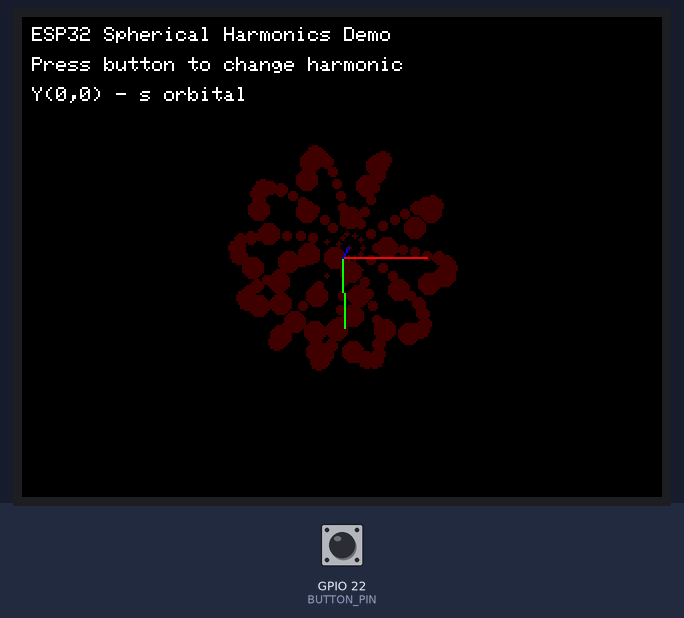
The sketch below on a simulated ESP32. Parts: 320×240 colour display. The test bench sets the inputs (shaded band); at power-on: GPIO 22 (BUTTON_PIN) HIGH.

Above: at 1.4 s.
1.5 s: GPIO 22 (BUTTON_PIN) pulled LOW for 0.15 s
At 2.13 s:
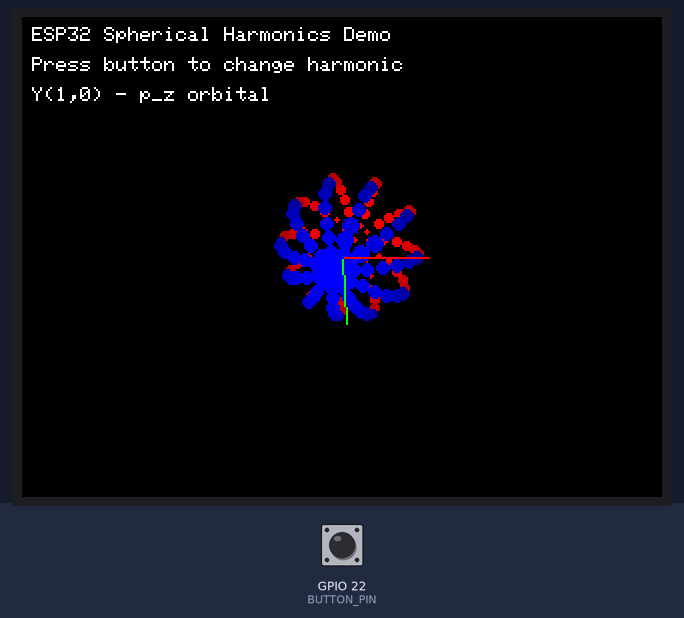
4.4 s: GPIO 22 (BUTTON_PIN) pulled LOW for 1 s
At 5.01 s:
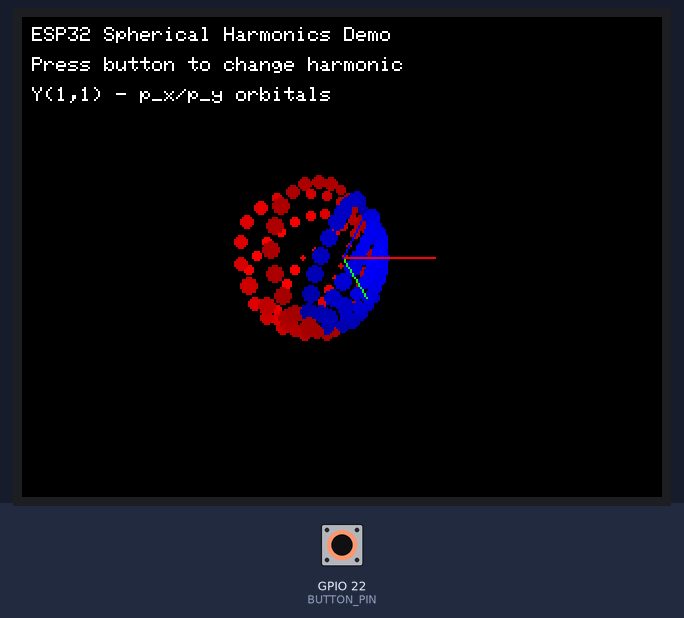
7.3 s: GPIO 22 (BUTTON_PIN) pulled LOW for 0.15 s
At 7.83 s:
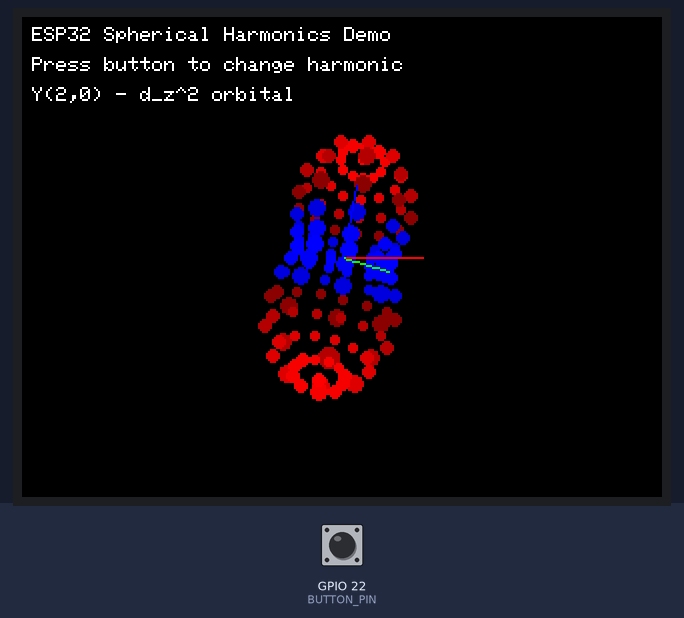
10.1 s: GPIO 22 (BUTTON_PIN) pulled LOW for 3.2 s
At 10.67 s:
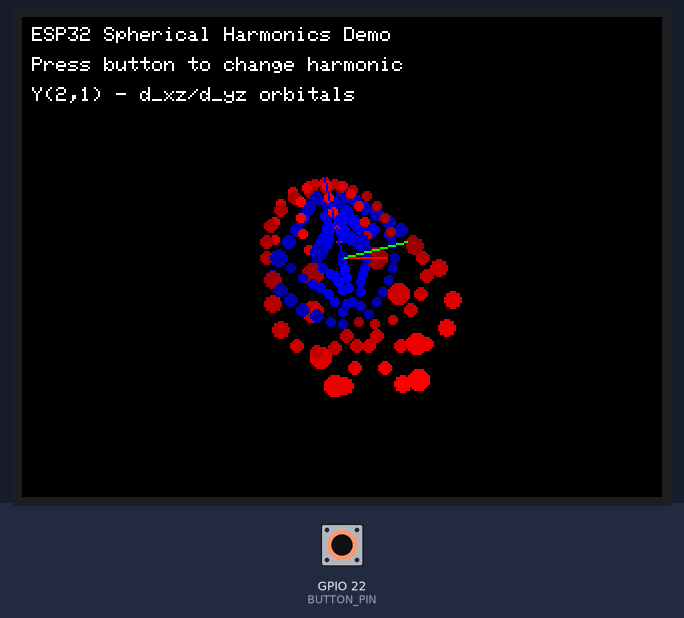
14.8 s: GPIO 22 (BUTTON_PIN) pulled LOW for 0.15 s
At 15.42 s:
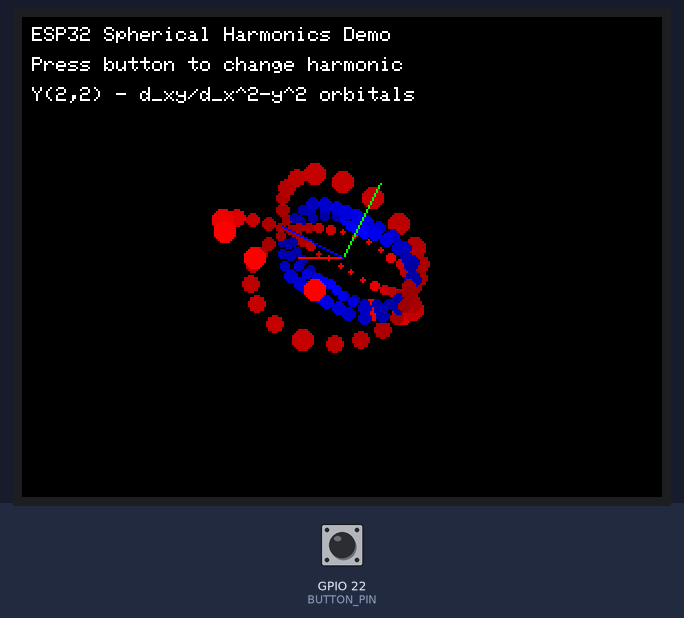
Timing chart, 0 to 17.8 s (numbered marks = the images above; inputs shaded):
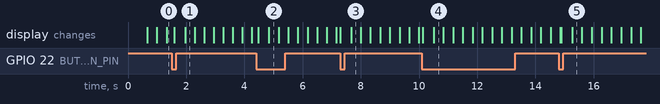

The sketch:

demo.ino
```cpp
/*
 * ESP32 Spherical Harmonics Visualization
 * For TFT_eSPI Library
 *
 * This demo visualizes different spherical harmonics and
 * spherical molecular orbitals (SMOs) on an ESP32 with TFT display.
 * The visualization rotates the 3D representation of spherical harmonics.
 */

#include <TFT_eSPI.h>
#include <SPI.h>
#include <math.h>

TFT_eSPI tft = TFT_eSPI();

// Screen dimensions
#define SCREEN_WIDTH tft.width()
#define SCREEN_HEIGHT tft.height()
#define SCREEN_CENTER_X (SCREEN_WIDTH / 2)
#define SCREEN_CENTER_Y (SCREEN_HEIGHT / 2)

// Color definitions
#define RED_COLOR TFT_RED
#define BLUE_COLOR TFT_BLUE
#define GREEN_COLOR TFT_GREEN
#define YELLOW_COLOR TFT_YELLOW
#define BLACK_COLOR TFT_BLACK
#define WHITE_COLOR TFT_WHITE
#define BACKGROUND_COLOR TFT_BLACK

// Spherical harmonics parameters
#define RADIUS 70
#define POINT_SPACING 3
#define ROTATION_SPEED 0.02
#define ZOOM_FACTOR 80.0

 const int numTheta = 15;  // memory limit
 const int numPhi = 12;

// To store point coordinates for visualization
struct Point3D {
  float x, y, z;
  float r; // Radius from origin
  float value; // Value of the spherical harmonic
};

// Current spherical harmonic type
int current_harmonic = 0;
int max_harmonics = 6;

// Rotation variables
float angle_x = 0.0;
float angle_y = 0.0;
float angle_z = 0.0;

// Button pin for changing harmonics
const int BUTTON_PIN = 22; // Change to your button pin
int lastButtonState = HIGH; // Assuming pull-up resistor
unsigned long lastDebounceTime = 0;
unsigned long debounceDelay = 100; // Debounce time in milliseconds

// Function prototypes
void drawSphericalHarmonic(int l, int m);
float sphericalHarmonic(int l, int m, float theta, float phi);
float associatedLegendre(int l, int m, float x);
float factorial(int n);

void setup() {
  Serial.begin(115200);

  // Initialize display
  tft.init();
  tft.setRotation(1); // Adjust as needed for your display
  tft.fillScreen(BACKGROUND_COLOR);

  // Setup button for changing harmonics
  pinMode(BUTTON_PIN, INPUT_PULLUP);

  // Display initial info
  tft.setTextColor(WHITE_COLOR, BACKGROUND_COLOR);
  tft.setTextSize(1);
  tft.setCursor(5, 5);
  tft.println("ESP32 Spherical Harmonics Demo");
  tft.setCursor(5, 20);
  tft.println("Press button to change harmonic");
}

void loop() {
  // Check button for changing harmonics
  int reading = digitalRead(BUTTON_PIN);
  if (reading != lastButtonState && millis() - lastDebounceTime > debounceDelay) {
    if (reading == LOW) { // Button pressed
      current_harmonic = (current_harmonic + 1) % max_harmonics;
      // Clear screen for new harmonic
      tft.fillRect(0, 35, SCREEN_WIDTH, SCREEN_HEIGHT - 35, BACKGROUND_COLOR);
    }
    lastDebounceTime = millis();
  }
  lastButtonState = reading;

  // Update rotation angles
  angle_x += ROTATION_SPEED;
  angle_y += ROTATION_SPEED * 0.7;

  // Clear previous drawing, but keep the header
  tft.fillRect(0, 35, SCREEN_WIDTH, SCREEN_HEIGHT - 35, BACKGROUND_COLOR);

  // Display current harmonic info
  tft.setCursor(5, 35);

  // Different harmonics and SMOs
  switch (current_harmonic) {
    case 0:
      tft.println("Y(0,0) - s orbital");
      drawSphericalHarmonic(0, 0);
      break;
    case 1:
      tft.println("Y(1,0) - p_z orbital");
      drawSphericalHarmonic(1, 0);
      break;
    case 2:
      tft.println("Y(1,1) - p_x/p_y orbitals");
      drawSphericalHarmonic(1, 1);
      break;
    case 3:
      tft.println("Y(2,0) - d_z^2 orbital");
      drawSphericalHarmonic(2, 0);
      break;
    case 4:
      tft.println("Y(2,1) - d_xz/d_yz orbitals");
      drawSphericalHarmonic(2, 1);
      break;
    case 5:
      tft.println("Y(2,2) - d_xy/d_x^2-y^2 orbitals");
      drawSphericalHarmonic(2, 2);
      break;
  }

  delay(30); // Control animation speed
}

// Calculate and draw the selected spherical harmonic
void drawSphericalHarmonic(int l, int m) {

  Point3D points[numTheta * numPhi];

  int idx = 0;
  float min_value = 1000.0;
  float max_value = -1000.0;

  // Calculate spherical harmonic values at various points on a sphere
  for (int i = 0; i < numTheta; i++) {
    float theta = M_PI * i / (numTheta - 1);
    for (int j = 0; j < numPhi; j++) {
      float phi = 2.0 * M_PI * j / (numPhi - 1);

      // Calculate spherical harmonic value
      float value = sphericalHarmonic(l, m, theta, phi);

      // Store the min/max values for normalization
      if (value < min_value) min_value = value;
      if (value > max_value) max_value = value;

      // Convert to cartesian coordinates
      // Scale the radius by the harmonic value (amplify for visualization)
      float r = RADIUS * (0.5 + 0.5 * value);
      float sin_theta = sin(theta);

      points[idx].x = r * sin_theta * cos(phi);
      points[idx].y = r * sin_theta * sin(phi);
      points[idx].z = r * cos(theta);
      points[idx].value = value;
      points[idx].r = r;

      idx++;
    }
  }

  // Normalize the values for color mapping
  float range = max_value - min_value;
  if (range < 0.001) range = 1.0; // Prevent division by zero

  // Draw the points
  for (int i = 0; i < numTheta * numPhi; i++) {
    // Apply rotation
    float x = points[i].x;
    float y = points[i].y;
    float z = points[i].z;

    // Rotate around X axis
    float y1 = y * cos(angle_x) - z * sin(angle_x);
    float z1 = y * sin(angle_x) + z * cos(angle_x);

    // Rotate around Y axis
    float x2 = x * cos(angle_y) + z1 * sin(angle_y);
    float z2 = -x * sin(angle_y) + z1 * cos(angle_y);

    // Project 3D to 2D with perspective
    float scale = ZOOM_FACTOR / (ZOOM_FACTOR + z2);
    int screen_x = SCREEN_CENTER_X + (int)(x2 * scale);
    int screen_y = SCREEN_CENTER_Y + (int)(y1 * scale);

    // Skip if outside screen
    if (screen_x < 0 || screen_x >= SCREEN_WIDTH || screen_y < 0 || screen_y >= SCREEN_HEIGHT)
      continue;

    // Determine color based on value (positive = RED, negative = BLUE)
    uint16_t color;
    float normalized_value = (points[i].value - min_value) / range;
    if (points[i].value >= 0) {
      // Positive values: RED with intensity based on value
      uint8_t intensity = 64 + (uint8_t)(normalized_value * (127+64));
      color = tft.color565(intensity, 0, 0);
    } else {
      // Negative values: BLUE with intensity based on value
      uint8_t intensity = 64 + (uint8_t)((1.0 - normalized_value) * (127+64));
      color = tft.color565(0, 0, intensity);
    }

    // Draw point
  //  Serial.println(scale);
    int radius = max(1, min(5, (int)(scale * 3.0)));
    tft.fillCircle(screen_x, screen_y, radius, color);
  }

  // Draw coordinate axes for reference
  int axis_length = 40;

  // X-axis (rotated)
  float x1 = axis_length;
  float y1 = 0;
  float z1 = 0;

  // Apply same rotation as points
  float y1_rot = y1 * cos(angle_x) - z1 * sin(angle_x);
  float z1_rot = y1 * sin(angle_x) + z1 * cos(angle_x);
  float x1_rot = x1 * cos(angle_y) + z1_rot * sin(angle_y);
  float z1_final = -x1 * sin(angle_y) + z1_rot * cos(angle_y);

  float scale = ZOOM_FACTOR / (ZOOM_FACTOR + z1_final);
  int x_end = SCREEN_CENTER_X + (int)(x1_rot * scale);
  int y_end = SCREEN_CENTER_Y + (int)(y1_rot * scale);

  tft.drawLine(SCREEN_CENTER_X, SCREEN_CENTER_Y, x_end, y_end, RED_COLOR);

  // Y-axis (rotated)
  float x2 = 0;
  float y2 = axis_length;
  float z2 = 0;

  y1_rot = y2 * cos(angle_x) - z2 * sin(angle_x);
  z1_rot = y2 * sin(angle_x) + z2 * cos(angle_x);
  x1_rot = x2 * cos(angle_y) + z1_rot * sin(angle_y);
  z1_final = -x2 * sin(angle_y) + z1_rot * cos(angle_y);

  scale = ZOOM_FACTOR / (ZOOM_FACTOR + z1_final);
  x_end = SCREEN_CENTER_X + (int)(x1_rot * scale);
  y_end = SCREEN_CENTER_Y + (int)(y1_rot * scale);

  tft.drawLine(SCREEN_CENTER_X, SCREEN_CENTER_Y, x_end, y_end, GREEN_COLOR);

  // Z-axis (rotated)
  float x3 = 0;
  float y3 = 0;
  float z3 = axis_length;

  y1_rot = y3 * cos(angle_x) - z3 * sin(angle_x);
  z1_rot = y3 * sin(angle_x) + z3 * cos(angle_x);
  x1_rot = x3 * cos(angle_y) + z1_rot * sin(angle_y);
  z1_final = -x3 * sin(angle_y) + z1_rot * cos(angle_y);

  scale = ZOOM_FACTOR / (ZOOM_FACTOR + z1_final);
  x_end = SCREEN_CENTER_X + (int)(x1_rot * scale);
  y_end = SCREEN_CENTER_Y + (int)(y1_rot * scale);

  tft.drawLine(SCREEN_CENTER_X, SCREEN_CENTER_Y, x_end, y_end, BLUE_COLOR);
}

// Calculate spherical harmonic Y_l^m(theta, phi)
float sphericalHarmonic(int l, int m, float theta, float phi) {
  // Simplified spherical harmonics for demonstration
  // Note: This is a simplified implementation for visualization

  float m_abs = abs(m);

  // Calculate the associated Legendre polynomial
  float legendre = associatedLegendre(l, m_abs, cos(theta));

  // Calculate normalization factor
  float norm = sqrt((2.0 * l + 1.0) * factorial(l - m_abs) /
                   (4.0 * M_PI * factorial(l + m_abs)));

  // Calculate the angular part
  float angular;
  if (m == 0) {
    angular = 1.0;
  } else if (m > 0) {
    angular = cos(m * phi) * sqrt(2.0);
  } else { // m < 0
    angular = sin(m_abs * phi) * sqrt(2.0);
  }

  return norm * legendre * angular;
}

// Calculate associated Legendre polynomial P_l^m(x)
float associatedLegendre(int l, int m, float x) {
  // Simplified implementation for demonstration

  if (l == 0 && m == 0) {
    return 1.0;
  } else if (l == 1 && m == 0) {
    return x;
  } else if (l == 1 && m == 1) {
    return -sqrt(1.0 - x*x);
  } else if (l == 2 && m == 0) {
    return 0.5 * (3.0 * x * x - 1.0);
  } else if (l == 2 && m == 1) {
    return -3.0 * x * sqrt(1.0 - x*x);
  } else if (l == 2 && m == 2) {
    return 3.0 * (1.0 - x*x);
  }

  // Default fallback for unsupported cases
  return 0.0;
}

// Simple factorial function
float factorial(int n) {
  if (n <= 1) return 1.0;

  float result = 1.0;
  for (int i = 2; i <= n; i++) {
    result *= i;
  }
  return result;
}
```
